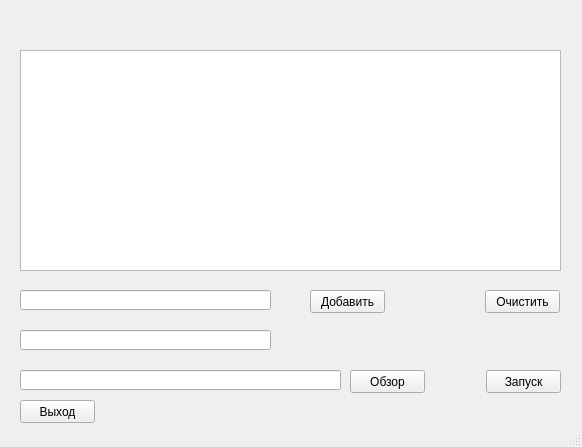
<?xml version="1.0" encoding="UTF-8"?>
<ui version="4.0">
 <class>MainWindow</class>
 <widget class="QMainWindow" name="MainWindow">
  <property name="geometry">
   <rect>
    <x>0</x>
    <y>0</y>
    <width>582</width>
    <height>447</height>
   </rect>
  </property>
  <property name="windowTitle">
   <string>MainWindow</string>
  </property>
  <widget class="QWidget" name="centralWidget">
   <widget class="QPushButton" name="btnParse">
    <property name="geometry">
     <rect>
      <x>486</x>
      <y>370</y>
      <width>75</width>
      <height>23</height>
     </rect>
    </property>
    <property name="text">
     <string>Запуск</string>
    </property>
   </widget>
   <widget class="QPushButton" name="btnExit">
    <property name="geometry">
     <rect>
      <x>20</x>
      <y>400</y>
      <width>75</width>
      <height>23</height>
     </rect>
    </property>
    <property name="text">
     <string>Выход</string>
    </property>
   </widget>
   <widget class="QLineEdit" name="findName">
    <property name="geometry">
     <rect>
      <x>20</x>
      <y>290</y>
      <width>251</width>
      <height>20</height>
     </rect>
    </property>
   </widget>
   <widget class="QPushButton" name="btnAdd">
    <property name="geometry">
     <rect>
      <x>310</x>
      <y>290</y>
      <width>75</width>
      <height>23</height>
     </rect>
    </property>
    <property name="text">
     <string>Добавить</string>
    </property>
   </widget>
   <widget class="QPushButton" name="btnClear">
    <property name="geometry">
     <rect>
      <x>485</x>
      <y>290</y>
      <width>75</width>
      <height>23</height>
     </rect>
    </property>
    <property name="text">
     <string>Очистить</string>
    </property>
   </widget>
   <widget class="QLineEdit" name="findProperty">
    <property name="geometry">
     <rect>
      <x>20</x>
      <y>330</y>
      <width>251</width>
      <height>20</height>
     </rect>
    </property>
   </widget>
   <widget class="QLineEdit" name="txtFile">
    <property name="geometry">
     <rect>
      <x>20</x>
      <y>370</y>
      <width>321</width>
      <height>20</height>
     </rect>
    </property>
   </widget>
   <widget class="QPushButton" name="btnBrowse">
    <property name="geometry">
     <rect>
      <x>350</x>
      <y>370</y>
      <width>75</width>
      <height>23</height>
     </rect>
    </property>
    <property name="text">
     <string>Обзор</string>
    </property>
   </widget>
   <widget class="QTableWidget" name="tableWidget">
    <property name="geometry">
     <rect>
      <x>20</x>
      <y>50</y>
      <width>541</width>
      <height>221</height>
     </rect>
    </property>
   </widget>
  </widget>
  <widget class="QStatusBar" name="statusBar"/>
 </widget>
 <layoutdefault spacing="6" margin="11"/>
 <resources/>
 <connections/>
</ui>
